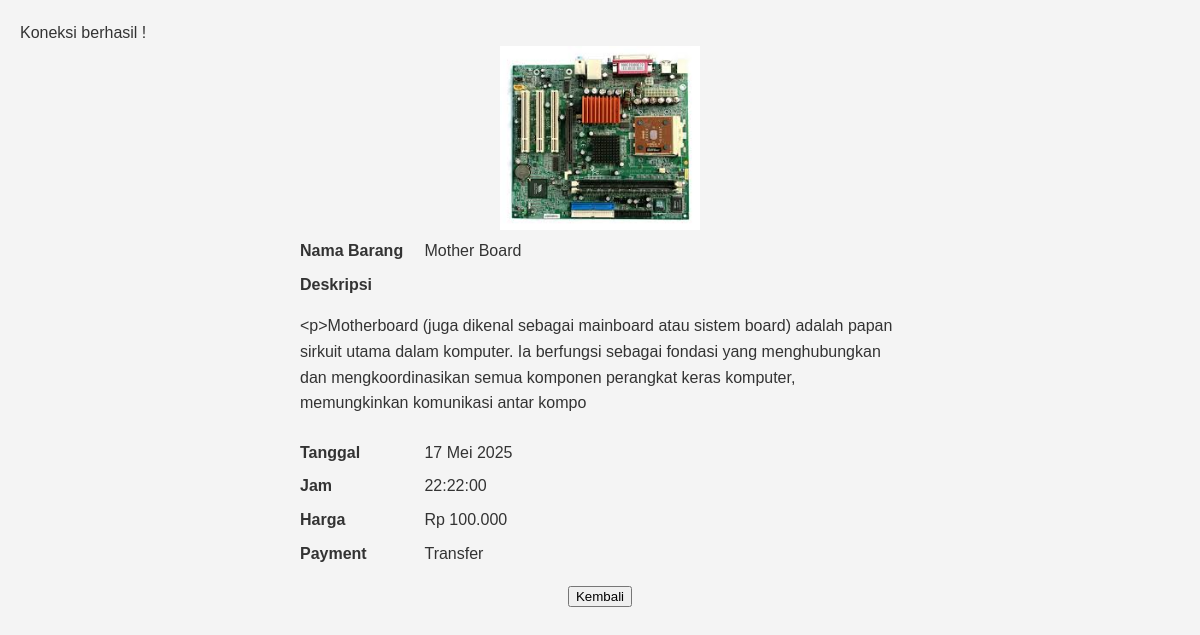
Screenshot of /detail.php?id=1 with the database file from the repository.
### tables this page shows
CREATE TABLE `barang` (
  `kode_barang` int(255) NOT NULL,
  `nama` varchar(255) NOT NULL,
  `gambar` varchar(255) NOT NULL,
  `deskripsi` varchar(255) NOT NULL,
  `harga` int(255) NOT NULL,
  `jam` time DEFAULT NULL,
  `tanggal` date DEFAULT NULL,
  `payment` text NOT NULL
);

### detail.php (the view, shortened to what this page needs)
<?php
include 'koneksi.php';
function formatTanggalIndonesia($tanggal) {
    $bulan = [
        1 => 'Januari', 2 => 'Februari', 3 => 'Maret',
        4 => 'April', 5 => 'Mei', 6 => 'Juni',
        7 => 'Juli', 8 => 'Agustus', 9 => 'September',
        10 => 'Oktober', 11 => 'November', 12 => 'Desember'
    ];
    $date = new DateTime($tanggal);
    $hari = $date->format('j');
    $bulan_index = (int)$date->format('n');
    $tahun = $date->format('Y');
    return "$hari {$bulan[$bulan_index]} $tahun";
}
$kode_barang = (int) $_GET['id'];
$sql  = "SELECT * FROM barang WHERE kode_barang = ?";
$stmt = $koneksi->prepare($sql);
$stmt->bind_param("i", $kode_barang);
$stmt->execute();
$result = $stmt->get_result();
$row = $result->fetch_assoc();
?>
<!DOCTYPE html>
<html lang="id">
<head>
  <link rel="stylesheet" href="index.css">
</head>
<body>
  <div class="container">
    <div class="center">
      <img src="uploads/<?php echo htmlspecialchars($row['gambar']); ?>"
           alt="Gambar <?php echo htmlspecialchars($row['nama']); ?>"
           width="200">
    </div>
    <div class="field">
      <span class="field-label">Nama Barang</span>
      <span class="field-value"><?php echo htmlspecialchars($row['nama']); ?></span>
    </div>
    <div class="field">
      <span class="field-label">Deskripsi</span>
      <div class="field-value">
        <p><?php echo nl2br(htmlspecialchars($row['deskripsi'])); ?></p>
      </div>
    </div>
    <div class="field">
      <span class="field-label">Tanggal</span>
      <span class="field-value"><?php echo formatTanggalIndonesia($row['tanggal']); ?></span>
    </div>
    <div class="field">
      <span class="field-label">Jam</span>
      <span class="field-value"><?php echo htmlspecialchars($row['jam']); ?></span>
    </div>
    <div class="field">
      <span class="field-label">Harga</span>
      <span class="field-value">Rp <?php echo number_format($row['harga'],0,',','.'); ?></span>
    </div>
    <div class="field">
      <span class="field-label">Payment</span>
      <span class="field-value"><?php echo htmlspecialchars($row['payment']); ?></span>
    </div>
    <div class="back-btn center">
      <a href="index.php"><button>Kembali</button></a>
    </div>
  </div>
</body>
</html>

### index.css (style rules this page uses)
body, html { margin: 0; padding: 0; font-family: Arial, sans-serif; background-color: #f4f4f4; color: #333; line-height: 1.6; }

### detail.php (style rules this page uses)
body { font-family: Arial, sans-serif; margin: 20px; }
.container { max-width: 600px; margin: auto; }
.center { text-align: center; }
.field { margin: 8px 0; }
.field-label { display: inline-block; width: 120px; font-weight: bold; vertical-align: top; }
.field-value { display: inline-block; }
.back-btn { margin-top: 20px; }

### rows the page displays
barang: gambar (picture), nama "Mother Board", deskripsi "<p>Motherboard (juga dikenal sebagai mainboard atau sistem board) adalah papan sirkuit utama dalam komputer. Ia berfungsi sebagai fondasi yang menghubungkan dan mengkoordinasikan semua komponen perangkat keras komputer, memungkinkan komunikasi antar kompo", tanggal "17 Mei 2025", jam "22:22:00", harga "100.000", payment "Transfer"
